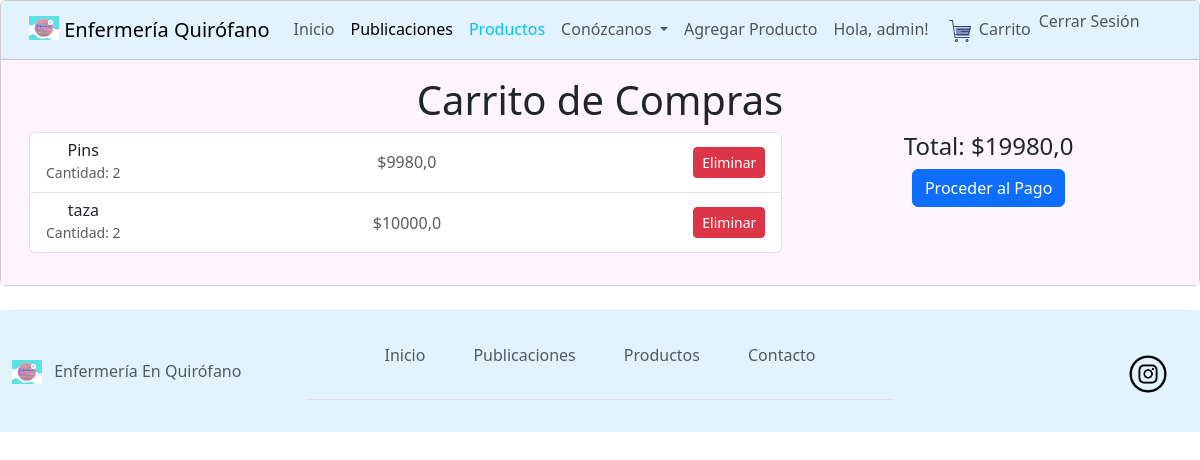
Before: /productos/cart/ (signed in) with the older database file.
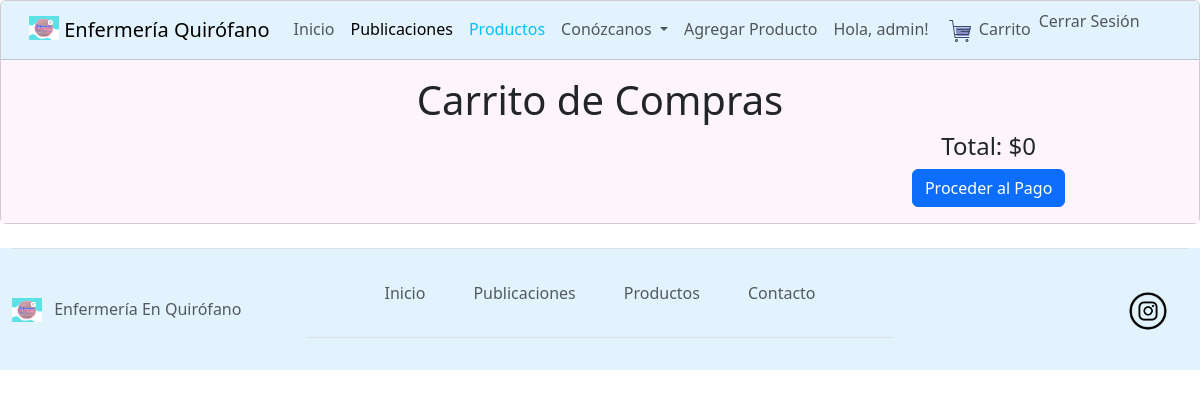
After: the same page with the newer database file.
### productos/models.py (models this page shows, shortened)
class Carrito(models.Model):
    user = models.ForeignKey(settings.AUTH_USER_MODEL, on_delete=models.CASCADE)
    producto = models.ForeignKey(Producto, on_delete=models.CASCADE)
    cantidad = models.PositiveIntegerField(default=1)

class Producto(models.Model):
    author = models.ForeignKey(settings.AUTH_USER_MODEL, on_delete=models.CASCADE)
    name = models.CharField(max_length=100)
    image = models.ImageField(null=True)
    price = models.FloatField()

### productos/views.py (the view)
# urls.py: path('cart/', views.cart_detail, name='cart_detail'),
@login_required
def cart_detail(request):
    cart_items = Carrito.objects.filter(user=request.user)
    total = sum(item.producto.price * item.cantidad for item in cart_items)
    context = {'cart_items': cart_items, 'total': total}
    return render(request, 'productos/cart_detail.html', context)

### productos/templatetags/cart_filters.py (called while the page is built)
@register.filter
def multiply(value, arg):
    try:
        return value * arg
    except (ValueError, TypeError):
        return ''

### productos/templates/productos/cart_detail.html
{% extends 'productos/base3.html' %}
{% load static %}
{% load cart_filters %}
{% block content %}
<div class="container-fluid">
    <h1>Carrito de Compras</h1>
    <div class="row">
        <div class="col-md-8">
            <ul class="list-group mb-3">
                {% for item in cart_items %}
                <li class="list-group-item d-flex justify-content-between align-items-center">
                    <div>
                        <h6 class="my-0">{{ item.producto.name }}</h6>
                        <small class="text-muted">Cantidad: {{ item.cantidad }}</small>
                    </div>
                    <span class="text-muted">${{ item.producto.price|multiply:item.cantidad }}</span>
                    <a href="{% url 'remove_from_cart' item.id %}" class="btn btn-danger btn-sm">Eliminar</a>
                </li>
                {% endfor %}
            </ul>
        </div>
        <div class="col-md-4">
            <h4>Total: ${{ total }}</h4>
            <a href="#" class="btn btn-primary">Proceder al Pago</a>
        </div>
    </div>
</div>
{% endblock %}

### productos/templates/productos/base3.html (shortened to what this page needs)
{% load static %}
<!DOCTYPE html>
<html lang="es">
<head>
    <link href="https://cdn.jsdelivr.net/npm/bootstrap@5.3.3/dist/css/bootstrap.min.css" rel="stylesheet"
>
    <link rel="stylesheet" href="{% static 'css/stylesheet.css' %}">
</head>
<body>
    <div class="card text-center">
        <div class="card-header">
            <nav id="navbar" class="navbar navbar-expand-lg bg-body-tertiary">
                <div id="navbar2" class="container-fluid">
                    <a class="navbar-brand" href="{% url 'index' %}">
                        <img src="{% static 'img/log_enf_qx.svg' %}" alt="Logo" width="30"
                            height="24" class="d-inline-block align-text-top">
                        Enfermería Quirófano
                    </a>
                    <div class="collapse navbar-collapse" id="navbarNavDropdown">
                        <ul class="navbar-nav">
                            <li class="nav-item">
                                <a  class="nav-link" aria-current="page" href="{% url 'index' %}">Inicio</a>
                            </li>
                            <li class="nav-item">
                                <a  class="nav-link active" href="{% url 'post_list'%}">Publicaciones</a>
                            </li>
                            <li class="nav-item">
                                <a id="activo" class="nav-link" href="{% url 'product_list'%}">Productos</a>
                            </li>
                            <li class="nav-item dropdown">
                                <a class="nav-link dropdown-toggle" href="#" role="button" data-bs-toggle="dropdown"
                                    aria-expanded="false">
                                    Conózcanos
                                </a>
                            </li>
                            {% if user.is_authenticated and user.is_staff %}
                            <li class="nav-item">
                                <a class="nav-link" href="{% url 'agregar_producto' %}">Agregar Producto</a>
                            </li>
                            {% endif %}
                            {% if user.is_authenticated %}
                            <li class="nav-item">
                                <a class="nav-link">Hola, {{ user.username }}!</a>
                            </li>
                            <li class="nav-item">
                                <a class="nav-link" href="{% url 'cart_detail' %}">
                                    <img src="{% static 'img/cart_icon.svg' %}" alt="Carrito" width="30" height="24">
                                    Carrito
                                </a>
                            </li>
                            <li class="nav-item">
                                <form method="post" action="{% url 'logout' %}" style="display: inline;">
                                    <button type="submit" class="nav-link btn btn-link" style="padding: 0; margin: 0;">Cerrar Sesión</button>
                                </form>
                            </li>
                            {% else %}
                            <li class="nav-item">
                                <a class="nav-link" href="{% url 'login' %}">Iniciar Sesión</a>
                            </li>
                            {% endif %}
                            <li class="nav-item">
                            </li>
                        </ul>
                    </div>
                </div>
            </nav>
        </div>
        <div class="card-body">
            {% block content %}
            {% endblock %}
        </div>
    </div>
    <div class="card-footer">
        <div class="container-fluid">
            <footer class="d-flex flex-wrap justify-content-between align-items-center py-3 my-4 border-top">
                <div class="col-md-3">
                    <a href="{% url 'index' %}" class="mb-3 me-2 mb-md-0 text-body-secondary text-decoration-none lh-1">
                        <img src="{% static 'img/log_enf_qx.svg' %}" alt="Logo" width="30"
                            height="24" class="d-inline-block align-text-top">
                    </a>
                    <span class="mb-3 mb-md-0 text-body-secondary">Enfermería En Quirófano</span>
                </div>
                <div class="col-md-6">
                    <ul class="nav justify-content-center border-bottom pb-3 mb-3">
                        <li class="nav-link"><a href="{% url 'index' %}" class="nav-link px-2 text-body-secondary">Inicio</a>
                        </li>
                        <li class="nav-link"><a href="{% url 'post_list'%}"
                                class="nav-link px-2 text-body-secondary">Publicaciones</a></li>
                        <li class="nav-link"><a href="{% url 'product_list'%}"
                                class="nav-link px-2 text-body-secondary">Productos</a></li>
                        <li class="nav-link"><a href="{% url 'contacto'%}"
                                class="nav-link px-2 text-body-secondary">Contacto</a></li>
                    </ul>
                </div>
                <ul class="nav col-md-3 justify-content-end list-unstyled d-flex">
                    <li class="ms-3"><a class="ig-footer" href="https://www.instagram.com/enfermeria_quirofano/"><img
                                src="{% static 'img/iglog.png' %}" class="bi" width="80" height="80"></a></li>
                </ul>
            </footer>
        </div>
    </div>
</body>
</html>

### publicacion/static/css/stylesheet.css (style rules this page uses)
.card-body { background-color: #fdf5fb; }
.card-header { background-color: #E3F3FD; }
.card-footer { background-color: #E3F3FD; }
#navbar { background-color: #E3F3FD; padding-top: 0px; padding-bottom: 0px; }
#navbar2 { background-color: #E3F3FD; padding-top: 0px; padding-bottom: 0px; }
#activo { color: #00bfff; }
.card { background-color: #fdf5fb; }

Changed rows visible on the page:
removed Carrito: producto.name "Pins", cantidad "2", producto.price|multiply "9980,0"
removed Carrito: producto.name "taza", cantidad "2", producto.price|multiply "10000,0"
Other visible differences:
{{ total }}: "19980,0" → "0"
